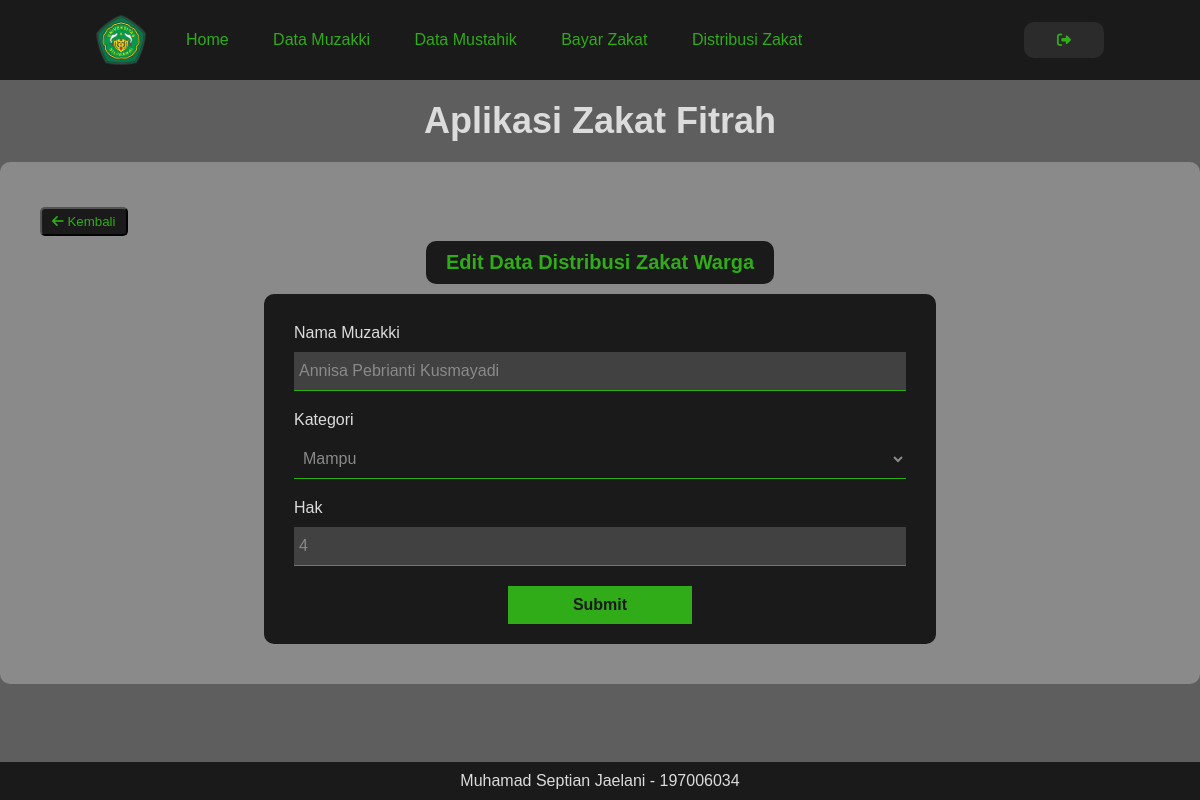
The page /includes/edit.inc.php?idDistribusi=10 (signed in) on the database its author committed.
### tables this page shows
CREATE TABLE `mustahik_warga` (
  `id_mustahikwarga` int(11) NOT NULL,
  `nama` varchar(255) DEFAULT NULL,
  `kategori` varchar(20) DEFAULT NULL,
  `hak` int(255) DEFAULT NULL
);

### includes/edit.inc.php (the view, shortened to what this page needs)
<?php
require "../header.php";
require "../includes/dbh.inc.php";
?>
<main>
    <div class="wrapper-main">
        <h1 class="main-title">Aplikasi Zakat Fitrah</h1>
        <section class="section-default">
            <?php
            if (isset($_GET['idMustahik'])) {
                $idMustahik = $_GET['idMustahik'];
                $query = mysqli_query($conn,"select * from kategori_mustahik where id_kategori='$idMustahik'");
                $row = mysqli_fetch_array($query);
                echo "
                    <div class='button-box'>
                        <button onclick='history.back()'>
                            <i class='fas fa-arrow-left'></i>
                            Kembali
                        </button>
                    </div>
                    <h3 class='page-title'>Edit Data Mustahik</h3>
                    <form class='form-signup' action='../includes/mustahik/edit-mustahik.inc.php?id=$idMustahik' method='post'>
                        <label for='nama_kategori'>Nama</label>
                        <input type='text' name='nama_kategori' id='nama_kategori' placeholder='Nama Kategori' value='{$row['nama_kategori']}'>
                        <label for='jml_hak'>Jumlah Hak</label>
                        <input type='number' name='jml_hak' id='jml_hak' placeholder='Jumlah Hak' value='{$row['jumlah_hak']}'>
                        <button type='submit' name='edit-submit'>Submit</button>
                    </form>
                ";
            }
            elseif (isset($_GET['idDistribusi'])) {
                $idDistribusi = $_GET['idDistribusi'];
                $query = mysqli_query($conn,"select * from mustahik_warga where id_mustahikwarga='$idDistribusi'");
                $row = mysqli_fetch_array($query);
                echo "
                    <div class='button-box'>
                        <button onclick='history.back()'>
                            <i class='fas fa-arrow-left'></i>
                            Kembali
                        </button>
                    </div>
                    <h3 class='page-title'>Edit Data Distribusi Zakat Warga</h3>
                    <form class='form-signup' action='./distribusi-zakat-warga/edit-distribusi-zakat-warga.inc.php?id=$idDistribusi' method='post'>
                        <label for='nama_muzakki'>Nama Muzakki</label>
                        <input type='text' id='nama_muzakki' name='nama_muzakki' class='readonly' value='{$row['nama']}' readonly >
                        <label for='kategori'>Kategori</label>
                        <select id='kategori' name='kategori'>
                            <option value='{$row['kategori']}'>{$row['kategori']}</option>
                ";
                echo "
                        </select>
                        <label for='jml_hak'>Hak</label>
                        <input type='number' id='jml_hak' name='jml_hak' class='readonly' value='{$row['hak']}' readonly >
                        <button type='submit' name='edit-submit'>Submit</button>
                    </form>
                ";
            }
            ?>
        </section>
    </div>
</main>
<?php
require "../footer.php";
?>

### styles/style.css (style rules this page uses)
:root { --primary: #5E5E5E; --secondary: #1A1A1A; --inner-bg: #8A8A8A; --accent: #2FAC18; --text: #dcdcdc; --danger: rgb(248, 47, 47); --success: #20c2f3; --add: #0059bf; --warning: #d7a201; }
* { margin: 0; padding: 0; box-sizing: border-box; }
body { margin: 0; width: 100%; height: 100vh; display: flex; flex-direction: column; background: var(--primary); font-family: sans-serif; }
main { margin: 20px 0; padding: 0; }
.wrapper-main { margin: 0 auto; max-width: 1200px; }
.main-title { margin: 0 auto 20px; font-size: 36px; color: var(--text); text-align: center; }
.section-default { width: 100%; margin: 0 auto 20px; padding: 40px; border-radius: 10px; background-color: var(--inner-bg); }
.page-title { width: fit-content; margin: 0 auto 10px; text-align: center; font-size: 20px; padding: 10px 20px; color: var(--accent); background-color: var(--secondary); border-radius: 10px; }
.form-signup { display: flex; flex-direction: column; justify-content: center; align-items: center; width: 60%; margin: 0 auto; padding: 20px 30px; background-color: var(--secondary); border-radius: 10px; }
.form-signup input, .form-signup select { width: 100%; margin: 10px auto; padding: 10px 5px ; border: none; outline: none; font-size: 16px; color: var(--inner-bg); background: none; border-bottom: 1px solid var(--accent); }
.form-signup label { width: 100%; margin-top: 10px; text-align: left; color: var(--text); }
.form-signup select option { color: var(--inner-bg); background-color: var(--secondary); }
.form-signup button { width: 30%; margin: 10px auto 0; padding: 10px; background-color: var(--accent); font-size: 16px; font-weight: bold; color: var(--secondary); border: none; cursor: pointer; transition: linear 0.2s; }
.form-signup .readonly { background-color: #414141; color: var(--inner-bg); }
.button-box { display: flex; justify-content: space-between; align-items: center; width: 100%; margin: 5px auto; }
.button-box button { margin: 0; padding: 5px 10px; background-color: var(--secondary); border-radius: 5px; color: var(--accent); cursor: pointer; transition: linear 0.2s; }

### rows shown on the page
mustahik_warga: nama_muzakki "Annisa Pebrianti Kusmayadi", kategori "Mampu", jml_hak "4"
